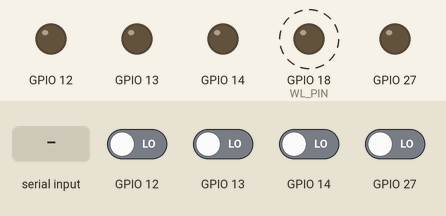
This sketch was run on a simulated ESP32. Parts: output pins drawn as LEDs (lit = HIGH). Dashed ring = blinking. The inputs (shaded band) are chosen by the test bench; at power-on: GPIO 12–14, GPIO 27 LOW. What the sketch prints to the serial monitor is not drawn.

Above: at 1.35 s.
1.4 s: "c,45\n" received over Serial
At 1.55 s:
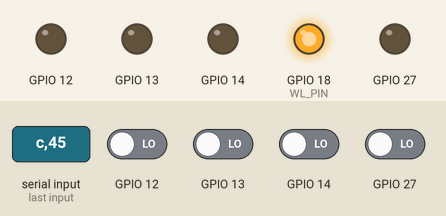
4.4 s: GPIO 12 driven HIGH
At 4.55 s:
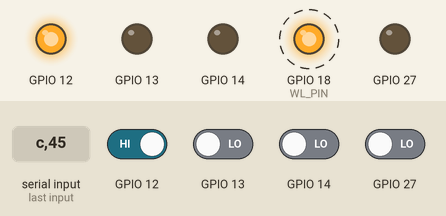
7.4 s: GPIO 13 driven HIGH
At 7.55 s:
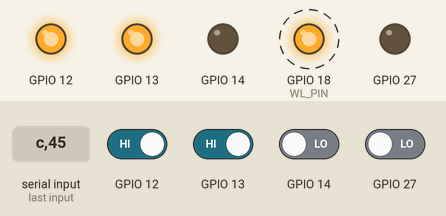
10.4 s: GPIO 14 driven HIGH
At 10.55 s:
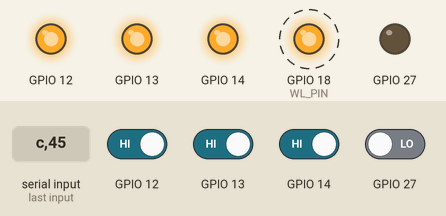
13.4 s: GPIO 27 driven HIGH
At 13.55 s:
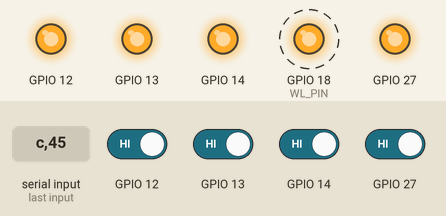
16.4 s: GPIO 12 driven LOW
At 16.55 s:
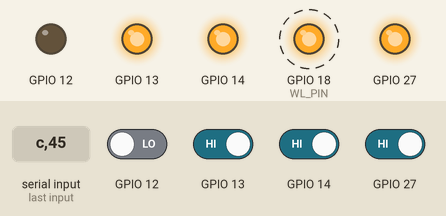
Timing chart, 0 to 20.4 s (numbered marks = the images above; inputs shaded):
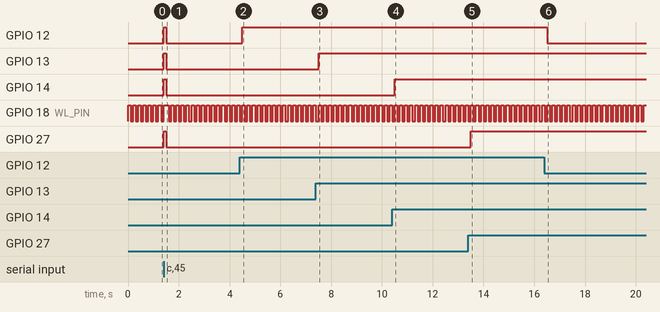

The sketch:

DRAM.ino
```cpp
#include <Arduino.h>
#include "DRAM.h"

// Task handle declaration
TaskHandle_t Refresher;

// Function prototype declaration
void Refresh(void *pvParams);

Byte B = Byte(27, 14, 12, 13);

void setup()
{
    pinMode(ENV::WL_PIN, OUTPUT);
    Serial.begin(115200);

    io_mutex = xSemaphoreCreateMutex();
    if (io_mutex == NULL)
    {
        Serial.println("Mutex error");
    }

    // Create task
    xTaskCreate(
        Refresh,
        "Refresher",
        4096,
        NULL,
        1,
        &Refresher);

    B.write(false, half_byte(0));
}

void loop()
{
    if (Serial.available())
    {
        String input = Serial.readStringUntil('\n');
        input.trim();
        char command = input[0];

        if (command == 'r')
        {
            Serial.printf("읽은 값: %d\n", B.read().num);
        }
        else if (command == 'c')
        {
            input.remove(0, 2);
            int data = input.toInt();

            half_byte t = half_byte(data);

            xSemaphoreTake(io_mutex, portMAX_DELAY);
            B.write(false, t);
            xSemaphoreGive(io_mutex);

            Serial.printf("값 %d 쓰기 완료.\n", t.num);
        }
        else
        {
            Serial.println("Invalid command");
        }
    }
}

void Refresh(void *pvParams)
{
    while (true)
    {
        xSemaphoreTake(io_mutex, portMAX_DELAY);

        half_byte t = B.read();
        B.write(true, t);

        xSemaphoreGive(io_mutex);

        vTaskDelay(pdMS_TO_TICKS(100));
    }
}
```

DRAM.h
```cpp
#include <Arduino.h>
#include <cmath> // Include cmath for pow()
#include <freertos/FreeRTOS.h>
#include <freertos/task.h>
#include <freertos/semphr.h>

SemaphoreHandle_t io_mutex;

namespace ENV
{
    const int WL_PIN = 18;
};

class half_byte
{
public:
    int num;

    half_byte(int num)
    {
        if (num >= pow(2, 4))
        {
            this->num = pow(2, 4) - 1; // Corrected value to be within 4 bits
        }
        else
        {
            this->num = num;
        }
    }

    void set(int num)
    {
        if (num >= pow(2, 4))
        {
            this->num = pow(2, 4) - 1; // Corrected value to be within 4 bits
        }
        else
        {
            this->num = num;
        }
    }
};

class Byte
{
private:
    int *V;

public:
    Byte(int p1, int p2, int p3, int p4)
    {
        V = new int[4]{p1, p2, p3, p4};
    }

    half_byte read()
    {
        for (int i = 0; i < 4; i++)
        {
            pinMode(V[i], INPUT);
        }
        digitalWrite(ENV::WL_PIN, HIGH);
        int t = 0;
        for (int i = 0; i < 4; i++)
        {
            t += digitalRead(V[i]) * (int)pow(2, i);
        }
        return half_byte(t);
    }

    void write(bool isTask, half_byte hb)
    {
        for (int i = 0; i < 4; i++)
        {
            pinMode(V[i], OUTPUT);
        }
        digitalWrite(ENV::WL_PIN, LOW);

        for (int i = 0; i < 4; i++)
        {
            digitalWrite(V[i], (hb.num & (int)pow(2, i)) >> i);
        }

        digitalWrite(ENV::WL_PIN, HIGH);
        vTaskDelay(pdMS_TO_TICKS(100));
        digitalWrite(ENV::WL_PIN, LOW);
    }
};
```

Measured:
- after the input at 1.4 s, GPIO 12–14, GPIO 27: LOW → HIGH at once, → LOW 0.10 s later
- after the input at 4.4 s, GPIO 12: LOW → HIGH after 0.10 s
- after the input at 7.4 s, GPIO 13: LOW → HIGH after 0.10 s
- after the input at 10.4 s, GPIO 14: LOW → HIGH after 0.10 s
- after the input at 13.4 s, GPIO 27: LOW → HIGH after 0.10 s
- after the input at 16.4 s, GPIO 12: HIGH → LOW after 0.11 s
- by itself, GPIO 18 (WL_PIN): alternates HIGH for 0.10 s and LOW for 0.10 s
